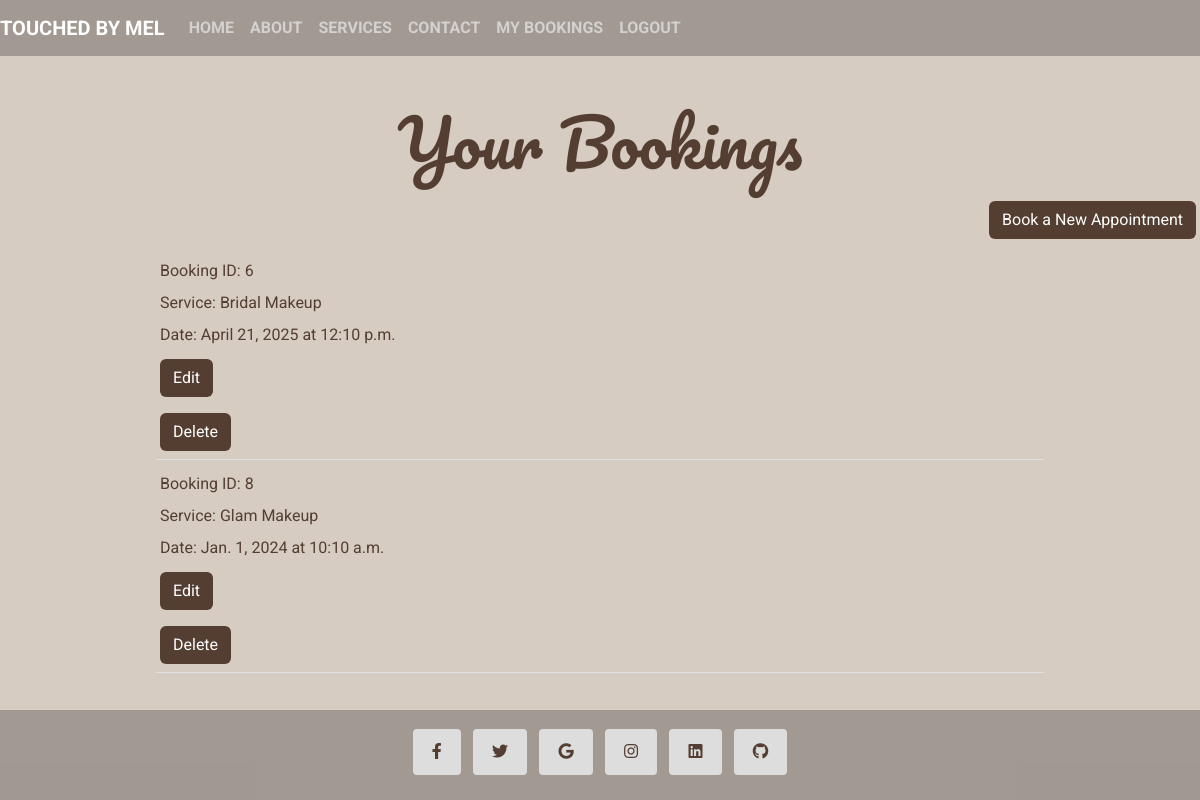
Screenshot of /services/bookings/ (signed in) with the database file from the repository.
### services/models.py (models this page shows, shortened)
class Booking(models.Model):
    SERVICE_CHOICES = [
        ('natural', 'Natural Makeup'),
        ('glam', 'Glam Makeup'),
        ('bridal', 'Bridal Makeup'),
        ('hd', 'HD Makeup'),
    ]
    user = models.ForeignKey(User, on_delete=models.CASCADE)
    name = models.CharField(max_length=100)
    email = models.EmailField()
    phone = models.CharField(max_length=15)
    service = models.CharField(max_length=20, choices=SERVICE_CHOICES)
    date = models.DateField()
    time = models.TimeField()
    message = models.TextField(blank=True, null=True)
    created_at = models.DateTimeField(auto_now_add=True)

### services/views.py (the view)
# urls.py: path('bookings/', views.booking_list, name='booking_list'),
@login_required
def booking_list(request):
    bookings = Booking.objects.filter(user=request.user)
    return render(
        request, 'services/bookings_list.html',
        {'bookings': bookings}
    )

### services/templates/services/bookings_list.html (shortened to what this page needs)
{% extends 'base.html' %}
{% load static %}
{% block content %}
<h1 class="heading mt-5">Your Bookings</h1>
<div class="d-flex justify-content-around align-items-center mb-3">
    <a href="{% url 'booking_create' %}" class="btn btn-color ms-auto me-1">Book a New Appointment</a>
</div>
<div class="container px-5">
    {% if bookings %}
    <ul class="list-unstyled">
        {% for booking in bookings %}
        <li class="d-flex justify-content-around align-items-center border-bottom mb-2 row">
            <span class="p-1">Booking ID: {{ booking.id }}</span>
            <span class="p-1">Service: {{ booking.get_service_display }}</span>
            <span class="p-1">Date: {{ booking.date }} at {{ booking.time }}</span>
            <span class="p-1">
                <a href="{% url 'booking_edit' booking.id %}" class="btn btn-color ms-auto me-1 my-1">Edit</a>
            </span>
            <span class="p-1">
                <a href="{% url 'booking_delete' booking.id %}" class="btn btn-color ms-auto me-1 my-1">Delete</a>
            </span>
        </li>
        {% endfor %}
    </ul>
    {% else %}
    <p>You have no bookings.</p>
    {% endif %}
</div>
{% endblock %}

### static/css/style.css (style rules this page uses)
body { font-family: "roboto", sans-serif; background-color: #d6ccc2; color: #22221c; }
.heading { text-align: center; font-family: "pacifico", sans-serif; color: #543e32; }
h1 { font-family: "pacifico", sans-serif; font-size: 4rem; text-align: center; margin-bottom: 20px; color: #543e32; }
.container { font-family: "roboto", sans-serif; color: #543e32; max-width: 960px; margin: 0 auto; }
.btn-color { background-color: #543e32; color: #fff; }

### rows the page displays
Booking: id "6", service "Bridal Makeup", date "April 21, 2025", time "12:10 p.m."
Booking: id "8", service "Glam Makeup", date "Jan. 1, 2024", time "10:10 a.m."
